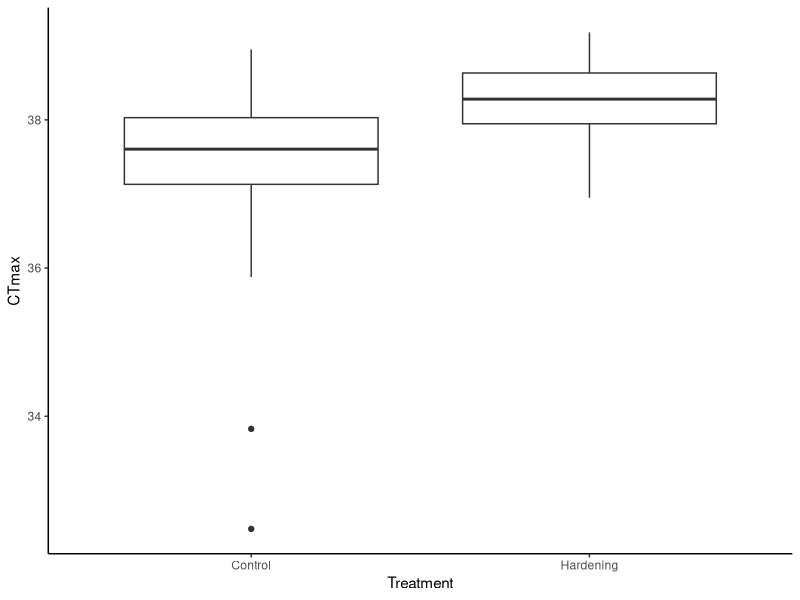
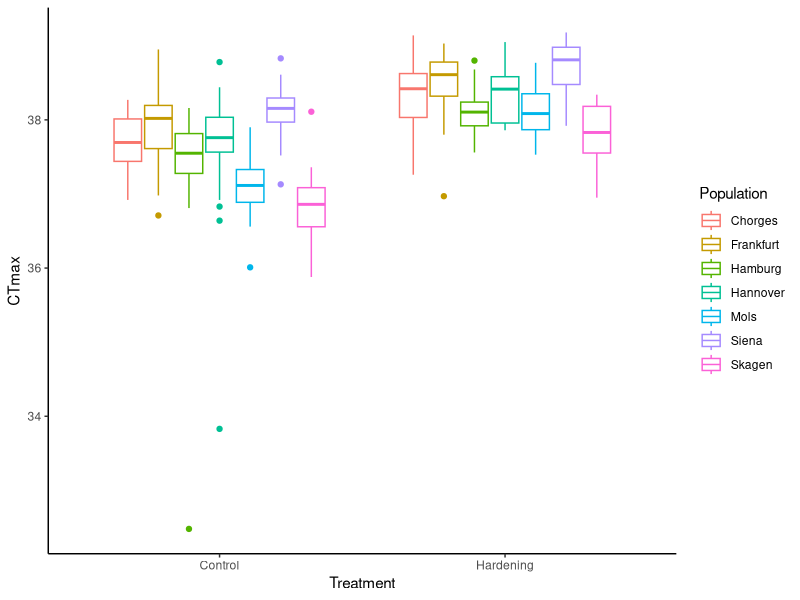

Write R code to recreate these figures, in order.
# CT max data
# Thomas O'Leary

# Load library
library(tidyverse)

# Load data
df <- read_delim("Populations_CTmax.csv", delim = ";")

# Get averages
df %>%
  group_by(Population, Treatment) %>%
  summarise(ct_min = mean(CTmax),
            sd = sd(CTmax))

# Make plots ----
df %>%
  ggplot() +
  geom_boxplot(aes(x = Treatment,
                   y = CTmax)) +
  theme_classic()

df %>%
  ggplot() +
  geom_boxplot(aes(x = Treatment,
                   y = CTmax,
                   color = Population)) +
  theme_classic()


# Run analysis
mod <- aov(CTmax ~ Population*Treatment,
           data = df)

broom::tidy(mod)

